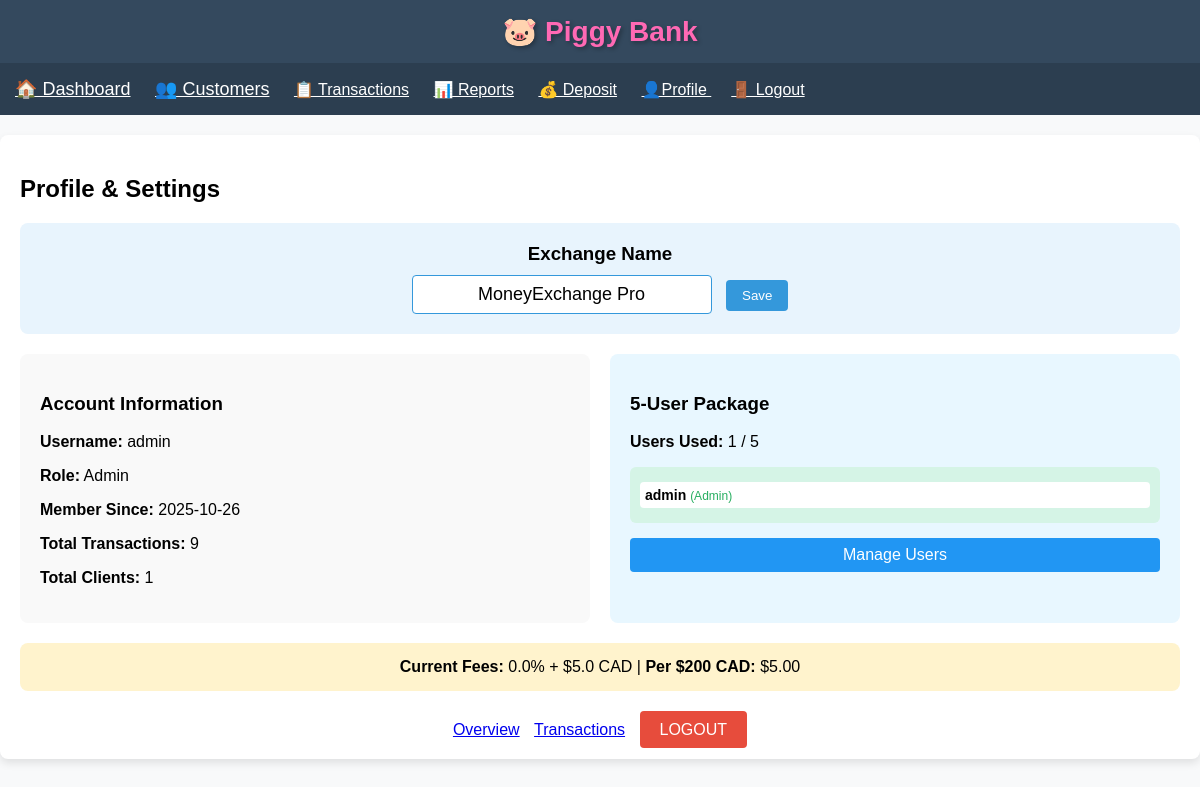
The app's page /profile (signed in) with its own data.
### app.py (models this page shows)
class User(db.Model):
    id = db.Column(db.Integer, primary_key=True)
    username = db.Column(db.String(50), unique=True, nullable=False)
    password = db.Column(db.String(100), nullable=False)
    is_admin = db.Column(db.Boolean, default=False)
    created_at = db.Column(db.DateTime, default=datetime.utcnow)

### app.py (the view)
@app.route('/profile')
def profile():
    if 'user_id' not in session:
        return redirect(url_for('login'))
    current_user = User.query.get(session['user_id'])
    total_transactions = Transaction.query.count()
    total_clients = Client.query.count()
    total_users = User.query.count()
    users = User.query.all() if current_user.is_admin else []
    current_fee = round(FEE_PERCENTAGE * 100, 1)
    current_flat_fee = round(FLAT_FEE_CAD, 2)
    return render_template('profile.html',
                           user=current_user,
                           total_transactions=total_transactions,
                           total_clients=total_clients,
                           total_users=total_users,
                           users=users,
                           exchange_name=EXCHANGE_NAME,
                           max_users=MAX_USERS,
                           current_fee=current_fee,
                           current_flat_fee=current_flat_fee)

### templates/profile.html (shortened to what this page needs)
{% extends "base.html" %}
{% block content %}
<h2>Profile & Settings</h2>
<div style="background:#e8f4fd; padding:20px; border-radius:8px; margin-bottom:20px; text-align:center;">
    <h3 style="margin:0 0 10px 0;">Exchange Name</h3>
    <form method="POST" action="{{ url_for('edit_exchange_name') }}" style="display:inline;">
        <input type="text" name="exchange_name" value="{{ exchange_name }}"
               style="font-size:18px; padding:8px; width:300px; text-align:center; border:1px solid #3498db; border-radius:4px;"
               {% if not user.is_admin %}disabled{% endif %}>
        {% if user.is_admin %}
        <button type="submit" style="padding:8px 16px; background:#3498db; color:white; border:none; border-radius:4px; margin-left:10px;">Save</button>
        {% endif %}
    </form>
</div>
<div style="display: grid; grid-template-columns: 1fr 1fr; gap: 20px;">
    <div style="background:#f9f9f9; padding:20px; border-radius:8px;">
        <h3>Account Information</h3>
        <p><strong>Username:</strong> {{ user.username }}</p>
        <p><strong>Role:</strong> {% if user.is_admin %}Admin{% else %}User{% endif %}</p>
        <p><strong>Member Since:</strong> {{ user.created_at.strftime('%Y-%m-%d') }}</p>
        <p><strong>Total Transactions:</strong> {{ total_transactions }}</p>
        <p><strong>Total Clients:</strong> {{ total_clients }}</p>
    </div>
    <div style="background:#e8f7ff; padding:20px; border-radius:8px;">
        <h3>5-User Package</h3>
        <p><strong>Users Used:</strong> {{ total_users }} / {{ max_users }}</p>
        <div style="background:#d5f4e6; padding:10px; border-radius:6px; margin-top:10px; font-size:14px;">
            {% for u in users %}
            <div style="margin:5px 0; padding:5px; background:white; border-radius:4px;">
                <strong>{{ u.username }}</strong>
                {% if u.is_admin %}<span style="color:#27ae60; font-size:12px;">(Admin)</span>{% endif %}
            </div>
            {% endfor %}
        </div>
        {% if user.is_admin %}
        <a href="{{ url_for('manage_users') }}" style="display:block; margin-top:15px; text-align:center; background:#2196f3; color:white; padding:8px; border-radius:4px; text-decoration:none;">Manage Users</a>
        {% endif %}
    </div>
</div>
<div style="margin-top:20px; background:#fff3cd; padding:15px; border-radius:8px; text-align:center;">
    <strong>Current Fees:</strong> {{ current_fee }}% + ${{ current_flat_fee }} CAD
    | <strong>Per $200 CAD:</strong> ${{ "%.2f"|format((200 * (current_fee / 100)) + current_flat_fee) }}
</div>
<div style="margin-top:30px; text-align:center;">
    <a href="{{ url_for('index') }}" style="margin-right:10px; font-size:16px;">Overview</a>
    <a href="{{ url_for('transactions') }}" style="margin-right:10px; font-size:16px;">Transactions</a>
    <a href="{{ url_for('logout') }}" style="background:#e74c3c; color:white; padding:10px 20px; border-radius:4px; text-decoration:none; font-size:16px;">LOGOUT</a>
</div>
{% endblock %}

### templates/base.html (style rules this page uses)
* { box-sizing: border-box; }
body { font-family: Arial; margin: 0; padding: 0; background: #f8f9fa; }

### records on screen
User: username "admin", created_at "2025-10-26", is_admin "(Admin)"

### other values on screen
{{ total_transactions }} "9"
{{ total_clients }} "1"
{{ total_users }} "1"
{{ max_users }} "5"
{{ current_fee }} "0.0"
{{ current_flat_fee }} "5.0"
{{ "%.2f"|format((200 * (current_fee / 100)) + current_flat_fee) }} "5.00"
